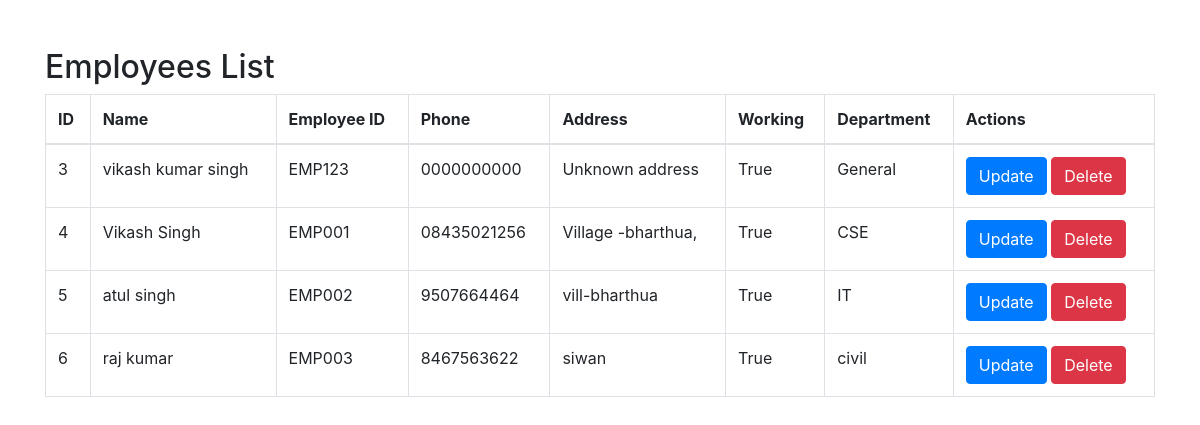
Page /view_employees/ on the earlier database version.
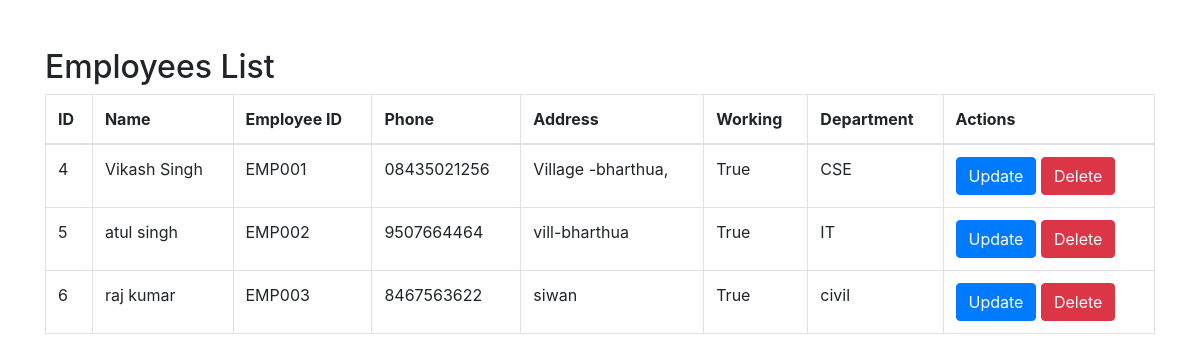
Same page on the later database version.
### myapp/models.py (models this page shows, shortened)
class Emp(models.Model):
    name=models.CharField(max_length=200)
    emp_id=models.CharField(max_length=100, default="EMP123")
    phone=models.CharField(max_length=12, default="0000000000")
    address=models.TextField(default="Unknown address")
    working=models.BooleanField(default=True)
    department=models.CharField(max_length=40, default="General")

### myapp/views.py (the view)
# urls.py: path('view_employees/', views.view_employees, name='view_employees'),
def view_employees(request):
    employees = Emp.objects.all()  # Get all employees from the database
    return render(request, 'view_employees.html', {'employees': employees})

### myapp/templates/view_employees.html (shortened to what this page needs)
<!DOCTYPE html>
<html lang="en">
<head>
    <link rel="stylesheet" href="https://stackpath.bootstrapcdn.com/bootstrap/4.5.2/css/bootstrap.min.css">
</head>
<body>
    <div class="container mt-5">
        <h2>Employees List</h2>
        <table class="table table-bordered">
            <thead>
                <tr>
                    <th>ID</th>
                    <th>Name</th>
                    <th>Employee ID</th>
                    <th>Phone</th>
                    <th>Address</th>
                    <th>Working</th>
                    <th>Department</th>
                    <th>Actions</th>
                </tr>
            </thead>
            <tbody>
                {% for employee in employees %}
                <tr>
                    <td>{{ employee.id }}</td>
                    <td>{{ employee.name }}</td>
                    <td>{{ employee.emp_id }}</td>
                    <td>{{ employee.phone }}</td>
                    <td>{{ employee.address }}</td>
                    <td>{{ employee.working }}</td>
                    <td>{{ employee.department }}</td>
                    <td>
                        <a href="{% url 'update_employee' employee.id %}" class="btn btn-primary">Update</a>
                        <a href="{% url 'delete_employee' employee.id %}" class="btn btn-danger">Delete</a>
                    </td>
                </tr>
                {% endfor %}
            </tbody>
        </table>
    </div>
</body>
</html>

Differences in the rows shown:
removed Emp: id "3", name "vikash kumar singh", emp_id "EMP123", phone "0000000000", address "Unknown address", working "True", department "General"
